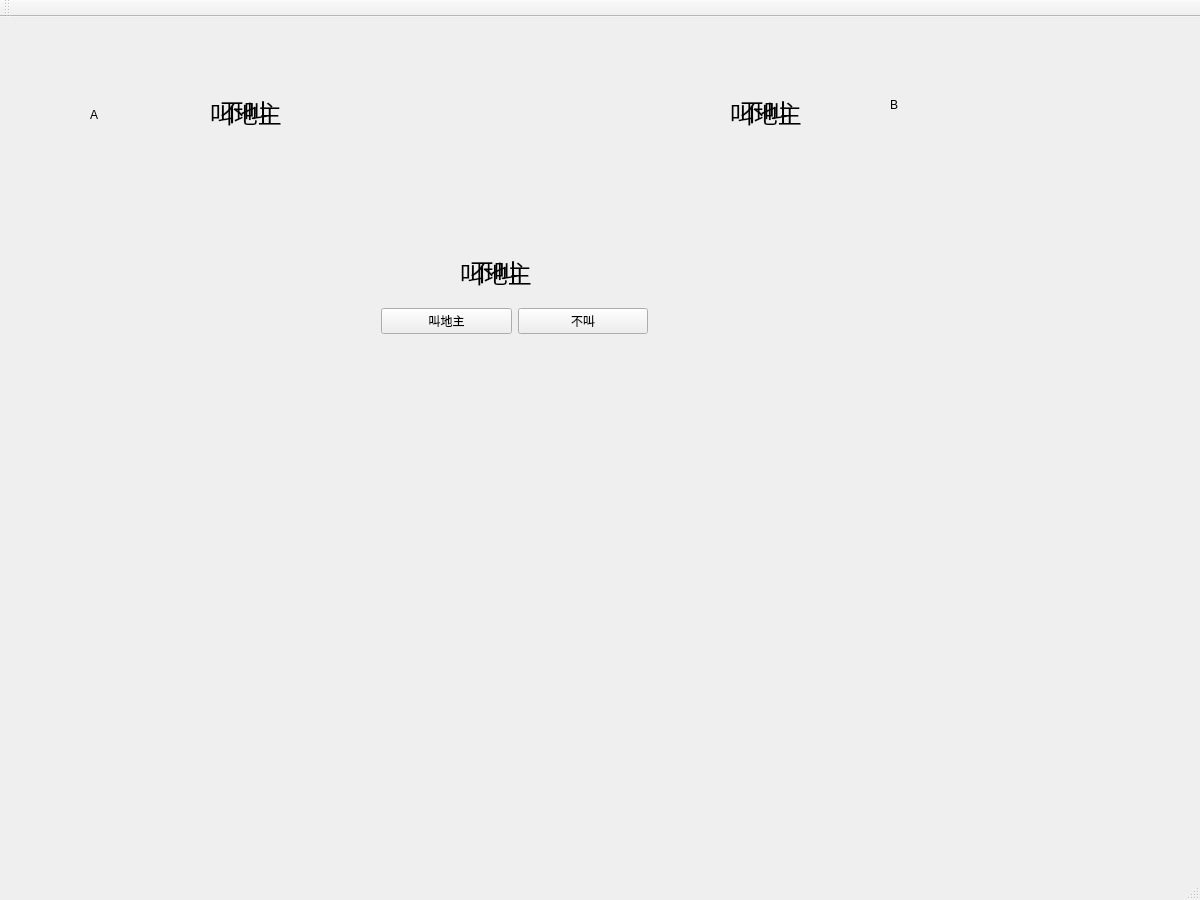
<?xml version="1.0" encoding="UTF-8"?>
<ui version="4.0">
 <class>Poker</class>
 <widget class="QMainWindow" name="Poker">
  <property name="geometry">
   <rect>
    <x>0</x>
    <y>0</y>
    <width>1200</width>
    <height>900</height>
   </rect>
  </property>
  <property name="minimumSize">
   <size>
    <width>1200</width>
    <height>900</height>
   </size>
  </property>
  <property name="windowTitle">
   <string>Poker</string>
  </property>
  <widget class="QWidget" name="centralWidget">
   <widget class="QLabel" name="labelA">
    <property name="geometry">
     <rect>
      <x>90</x>
      <y>90</y>
      <width>72</width>
      <height>15</height>
     </rect>
    </property>
    <property name="text">
     <string>A</string>
    </property>
   </widget>
   <widget class="QLabel" name="labelB">
    <property name="geometry">
     <rect>
      <x>890</x>
      <y>80</y>
      <width>72</width>
      <height>15</height>
     </rect>
    </property>
    <property name="text">
     <string>B</string>
    </property>
   </widget>
   <widget class="QLabel" name="iCall">
    <property name="geometry">
     <rect>
      <x>460</x>
      <y>240</y>
      <width>91</width>
      <height>31</height>
     </rect>
    </property>
    <property name="font">
     <font>
      <family>楷体</family>
      <pointsize>18</pointsize>
     </font>
    </property>
    <property name="text">
     <string>叫地主</string>
    </property>
   </widget>
   <widget class="QLabel" name="iDontCall">
    <property name="geometry">
     <rect>
      <x>470</x>
      <y>210</y>
      <width>87</width>
      <height>87</height>
     </rect>
    </property>
    <property name="font">
     <font>
      <family>楷体</family>
      <pointsize>18</pointsize>
     </font>
    </property>
    <property name="text">
     <string>不叫</string>
    </property>
   </widget>
   <widget class="QLabel" name="ADontCall">
    <property name="geometry">
     <rect>
      <x>220</x>
      <y>50</y>
      <width>87</width>
      <height>87</height>
     </rect>
    </property>
    <property name="font">
     <font>
      <family>楷体</family>
      <pointsize>18</pointsize>
     </font>
    </property>
    <property name="text">
     <string>不叫</string>
    </property>
   </widget>
   <widget class="QLabel" name="BDontCall">
    <property name="geometry">
     <rect>
      <x>740</x>
      <y>50</y>
      <width>87</width>
      <height>87</height>
     </rect>
    </property>
    <property name="font">
     <font>
      <family>楷体</family>
      <pointsize>18</pointsize>
     </font>
    </property>
    <property name="text">
     <string>不叫</string>
    </property>
   </widget>
   <widget class="QLabel" name="BCall">
    <property name="geometry">
     <rect>
      <x>730</x>
      <y>80</y>
      <width>91</width>
      <height>31</height>
     </rect>
    </property>
    <property name="font">
     <font>
      <family>楷体</family>
      <pointsize>18</pointsize>
     </font>
    </property>
    <property name="text">
     <string>叫地主</string>
    </property>
   </widget>
   <widget class="QLabel" name="ACall">
    <property name="geometry">
     <rect>
      <x>210</x>
      <y>80</y>
      <width>91</width>
      <height>31</height>
     </rect>
    </property>
    <property name="font">
     <font>
      <family>楷体</family>
      <pointsize>18</pointsize>
     </font>
    </property>
    <property name="text">
     <string>叫地主</string>
    </property>
   </widget>
   <widget class="QWidget" name="">
    <property name="geometry">
     <rect>
      <x>370</x>
      <y>260</y>
      <width>289</width>
      <height>89</height>
     </rect>
    </property>
    <layout class="QHBoxLayout" name="horizontalLayout">
     <item>
      <widget class="QPushButton" name="callButton">
       <property name="text">
        <string>叫地主</string>
       </property>
      </widget>
     </item>
     <item>
      <widget class="QPushButton" name="notcallButton">
       <property name="text">
        <string>不叫</string>
       </property>
      </widget>
     </item>
    </layout>
   </widget>
  </widget>
  <widget class="QMenuBar" name="menuBar">
   <property name="geometry">
    <rect>
     <x>0</x>
     <y>0</y>
     <width>1200</width>
     <height>26</height>
    </rect>
   </property>
  </widget>
  <widget class="QToolBar" name="mainToolBar">
   <attribute name="toolBarArea">
    <enum>TopToolBarArea</enum>
   </attribute>
   <attribute name="toolBarBreak">
    <bool>false</bool>
   </attribute>
  </widget>
  <widget class="QStatusBar" name="statusBar"/>
 </widget>
 <layoutdefault spacing="6" margin="11"/>
 <resources/>
 <connections/>
</ui>
